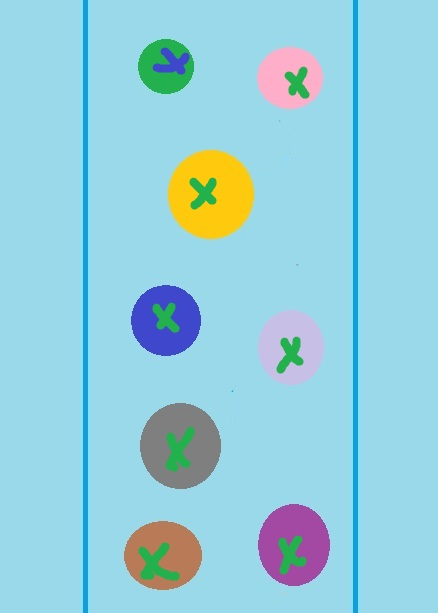
#> input picture video_count/froggos4.jpg, 438 x 613 px
$ python -i other_funcs.py   (imports and definitions only)
#> lines starting #> are read from the running program, lines starting #| are printed output that depends on the picture; after the words box and inside, x2 and y2 are one past the last pixel; in counts of white or black regions, pixels touching at a corner belong together
#> further down, picture is the input picture: shape (613, 438, 3); mean B, G, R 220.1, 206.7, 150.2
from matplotlib import pyplot as plt
import cv2
import math
import numpy as np

def show_images(image1, image2, image3 = None, image4 = None, image5 = None, image6 = None, t = None):
    fig, axs = plt.subplots(2, 3, figsize=(10, 10))

    axs[0, 0].imshow(image1)
    axs[0, 0].set_title("Image 1")

    axs[0, 1].imshow(image2)
    axs[0, 1].set_title("Image 2")

    if image3 is not None:
        axs[0, 2].imshow(image3)
        axs[0, 2].set_title("Image 3")
    if image4 is not None:
        axs[1, 0].imshow(image4)
        axs[1, 0].set_title("Image 4")
    if image5 is not None:
        axs[1, 1].imshow(image5)
        axs[1, 1].set_title("Image 5")
    if image6 is not None:
        axs[1, 2].imshow(image6)
        axs[1, 2].set_title("Image 6")


    plt.show()
    if t is not None:
        plt.imshow(t)
        plt.show()


def show_image(image):
    plt.imshow(image)
    plt.show()


def count_frog(dict):
    return max(dict.keys()) + 1 # +1 because the first frog is ID 0


def find_contours(frame, mode = 0):
#> called with mode = 0
    if mode == 0:
        frame1 = cv2.cvtColor(frame, cv2.COLOR_BGR2RGB)
        test = cv2.cvtColor(frame1, cv2.COLOR_RGB2HLS_FULL)
#> test: shape (613, 438, 3); mean of channels 0, 1, 2 134.6, 185.4, 164.8
        # blur = cv2.GaussianBlur(test, (13, 13), 0)
        canny = cv2.Canny(test, 70, 270, 13)
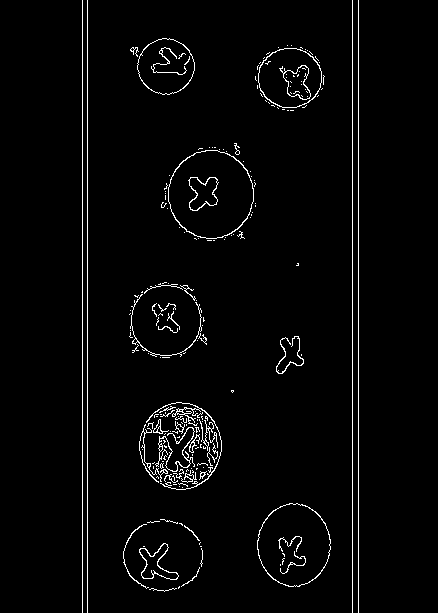
#> canny: shape (613, 438); 2.7% white in thin lines or dots, all inside (x1, y1, x2, y2) = (82, 0, 359, 613)
        blur2 = cv2.GaussianBlur(canny, (11, 13), 0)
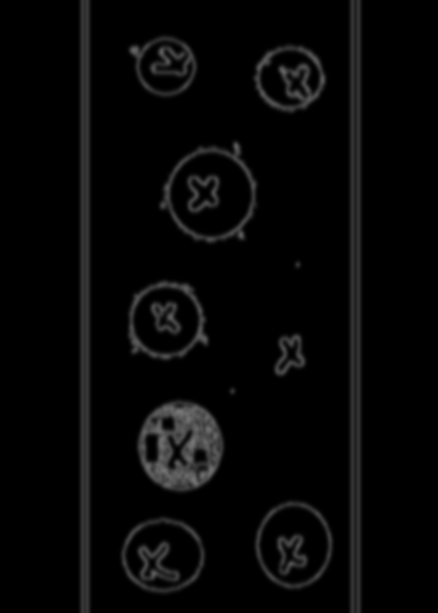
#> blur2: shape (613, 438); min 0, max 118, mean 6.8
        dilated = cv2.dilate(blur2, None, iterations=8)
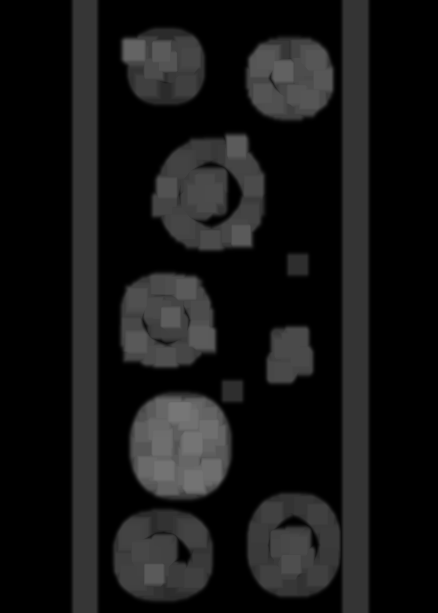
#> dilated: shape (613, 438); min 0, max 118, mean 21.8
        (contours, hierarchy) = cv2.findContours(dilated.copy(), cv2.RETR_EXTERNAL, cv2.CHAIN_APPROX_SIMPLE) #cnt is an array of conoures
#> contours = 10 contours; largest, box (x1, y1, x2, y2) and area: (244, 0, 372, 613) 28669, (69, 0, 101, 613) 18972, (148, 129, 269, 255) 12068, (126, 376, 247, 504) 11201, (117, 268, 220, 372) 9014
        return contours, [test, canny, blur2, dilated]

    elif mode == 1:
        color_converted = cv2.cvtColor(frame, cv2.COLOR_RGB2HLS_FULL)
        blur = cv2.GaussianBlur(color_converted, (13, 13), 0)
        canny = cv2.Canny(blur, 50, 120, 13)
        kernel = cv2.getStructuringElement(cv2.MORPH_ELLIPSE, (3, 3))
        dilated = cv2.dilate(canny, kernel, iterations=1)
        contours, hierarchy = cv2.findContours(dilated, cv2.RETR_EXTERNAL, cv2.CHAIN_APPROX_SIMPLE)

        return contours, [color_converted, blur, canny, dilated]

    elif mode == 2:
        gray = cv2.cvtColor(frame, cv2.COLOR_BGR2GRAY)
        blur = cv2.GaussianBlur(gray, (13, 13), 0)
        thresh = cv2.threshold(blur, 0, 255, cv2.THRESH_BINARY + cv2.THRESH_OTSU)[1]
        kernel = cv2.getStructuringElement(cv2.MORPH_ELLIPSE, (3, 3))
        dilated = cv2.dilate(thresh, kernel, iterations=1)
        contours, hierarchy = cv2.findContours(dilated, cv2.RETR_EXTERNAL, cv2.CHAIN_APPROX_SIMPLE)

        return contours, [gray, blur, thresh, dilated]

def bgr2rgb(frame):
    return cv2.cvtColor(frame, cv2.COLOR_BGR2RGB)


def unpack(n, seq):
    it = iter(seq)
    for _ in range(n - 1):
        yield next(it, None)
    yield tuple(it)


# [7 lines not run here, left out]

>>> import cv2
>>> picture = cv2.imread('froggos4.jpg')
>>> result = find_contours(picture)
